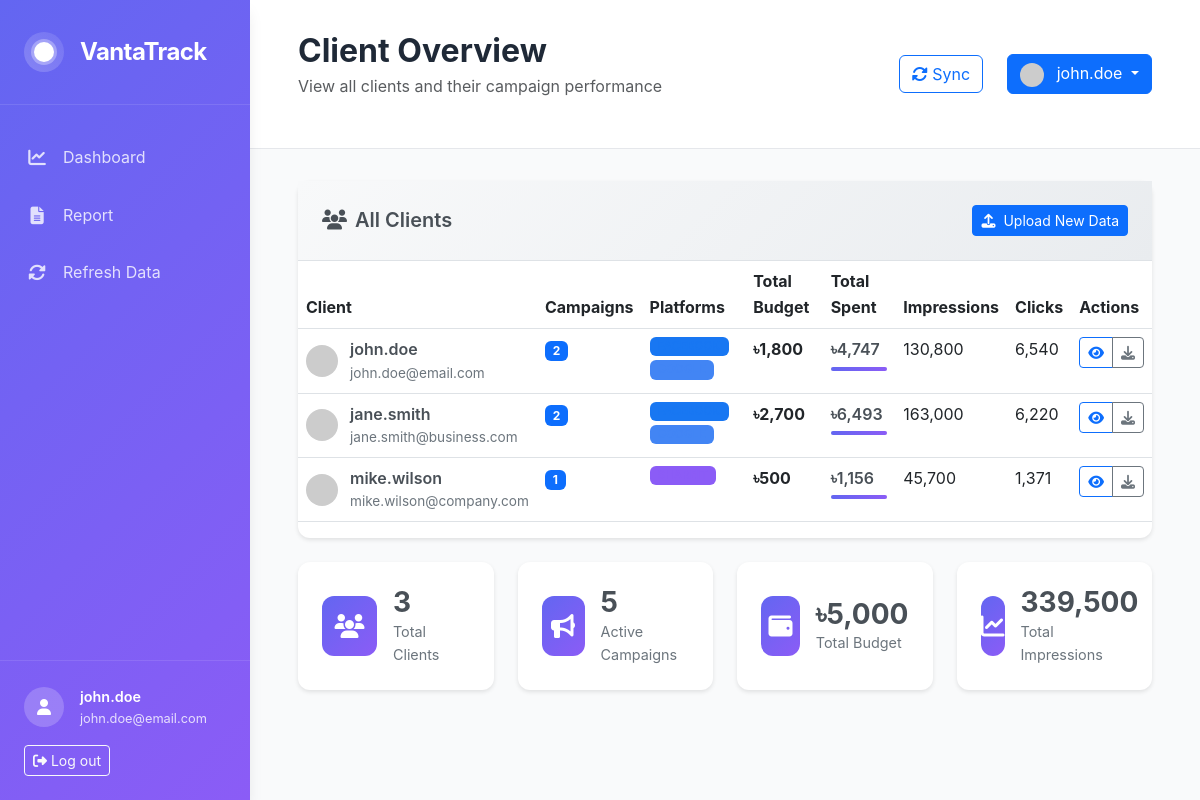
The page /agency/clients (signed in) on the database its author committed.
### models.py (models this page shows, shortened)
class User(UserMixin, db.Model):
    __tablename__ = 'users'
    id = db.Column(db.Integer, primary_key=True)
    username = db.Column(db.String(80), unique=True, nullable=False)
    email = db.Column(db.String(120), unique=True, nullable=False)
    password_hash = db.Column(db.String(256), nullable=False)
    first_name = db.Column(db.String(50), nullable=True)
    last_name = db.Column(db.String(50), nullable=True)
    company_name = db.Column(db.String(100), nullable=True)
    is_active = db.Column(db.Boolean, default=True)
    created_at = db.Column(db.DateTime, default=datetime.utcnow)
    campaigns = db.relationship('Campaign', backref='client', lazy=True)
    def get_full_name(self):
        if self.first_name and self.last_name:
            return f"{self.first_name} {self.last_name}"
        return self.username

### agency_management.py (the view)
@agency_bp.route('/clients')
@login_required
def view_clients():
    clients = User.query.all()
    client_stats = []
    for client in clients:
        campaigns = Campaign.query.filter_by(user_id=client.id).all()
        total_budget = sum(c.budget for c in campaigns)
        total_spent = sum(c.spent for c in campaigns)
        total_impressions = sum(c.impressions for c in campaigns)
        total_clicks = sum(c.clicks for c in campaigns)
        client_stats.append({
            'client': client,
            'campaign_count': len(campaigns),
            'total_budget': total_budget,
            'total_spent': total_spent,
            'total_impressions': total_impressions,
            'total_clicks': total_clicks,
            'platforms': list(set(c.platform for c in campaigns))
        })
    return render_template('agency/clients.html', client_stats=client_stats)

### app.py (called while the page is built)
@login_manager.user_loader
def load_user(user_id):
    from models import User
    return User.query.get(int(user_id))

### templates/agency/clients.html (shortened to what this page needs)
{% extends "base.html" %}
{% block page_title %}Client Overview{% endblock %}
{% block page_subtitle %}View all clients and their campaign performance{% endblock %}
{% block content %}
<div class="row mb-4">
    <div class="col-12">
        <div class="clients-overview-card">
            <div class="card-header d-flex justify-content-between align-items-center">
                <h5><i class="fas fa-users me-2"></i>All Clients</h5>
                <a href="{{ url_for('agency.agency_upload') }}" class="btn btn-primary btn-sm">
                    <i class="fas fa-upload me-2"></i>Upload New Data
                </a>
            </div>
            <div class="card-body">
                {% if client_stats %}
                <div class="table-responsive">
                    <table class="table table-hover">
                        <thead>
                            <tr>
                                <th>Client</th>
                                <th>Campaigns</th>
                                <th>Platforms</th>
                                <th>Total Budget</th>
                                <th>Total Spent</th>
                                <th>Impressions</th>
                                <th>Clicks</th>
                                <th>Actions</th>
                            </tr>
                        </thead>
                        <tbody>
                            {% for client_data in client_stats %}
                            <tr>
                                <td>
                                    <div class="client-info">
                                        <div class="client-avatar">
                                            <img src="https://ui-avatars.com/api/?name={{ client_data.client.get_full_name() }}&background=6366f1&color=fff"
                                                 class="rounded-circle" width="32" height="32">
                                        </div>
                                        <div class="client-details">
                                            <div class="client-name">{{ client_data.client.get_full_name() }}</div>
                                            <div class="client-email">{{ client_data.client.email }}</div>
                                        </div>
                                    </div>
                                </td>
                                <td>
                                    <span class="badge bg-primary">{{ client_data.campaign_count }}</span>
                                </td>
                                <td>
                                    <div class="platform-badges">
                                        {% for platform in client_data.platforms %}
                                        <span class="badge platform-badge platform-{{ platform.lower() }}">{{ platform }}</span>
                                        {% endfor %}
                                    </div>
                                </td>
                                <td>
                                    <strong>৳{{ "{:,}".format(client_data.total_budget|int) }}</strong>
                                </td>
                                <td>
                                    <span class="spent-amount">৳{{ "{:,}".format(client_data.total_spent|int) }}</span>
                                    <div class="progress mt-1" style="height: 4px;">
                                        <div class="progress-bar" style="width: {{ (client_data.total_spent / client_data.total_budget * 100) if client_data.total_budget > 0 else 0 }}%"></div>
                                    </div>
                                </td>
                                <td>{{ "{:,}".format(client_data.total_impressions) }}</td>
                                <td>{{ "{:,}".format(client_data.total_clicks) }}</td>
                                <td>
                                    <div class="btn-group" role="group">
                                        <button class="btn btn-sm btn-outline-primary" onclick="viewClientDashboard('{{ client_data.client.id }}')">
                                            <i class="fas fa-eye"></i>
                                        </button>
                                        <button class="btn btn-sm btn-outline-secondary" onclick="downloadClientReport('{{ client_data.client.id }}')">
                                            <i class="fas fa-download"></i>
                                        </button>
                                    </div>
                                </td>
                            </tr>
                            {% endfor %}
                        </tbody>
                    </table>
                </div>
                {% endif %}
            </div>
        </div>
    </div>
</div>
<div class="row">
    <div class="col-lg-3 col-md-6 mb-4">
        <div class="summary-card">
            <div class="summary-icon">
                <i class="fas fa-users"></i>
            </div>
            <div class="summary-content">
                <h3>{{ client_stats|length }}</h3>
                <p>Total Clients</p>
            </div>
        </div>
    </div>
    <div class="col-lg-3 col-md-6 mb-4">
        <div class="summary-card">
            <div class="summary-icon">
                <i class="fas fa-bullhorn"></i>
            </div>
            <div class="summary-content">
                <h3>{{ client_stats|sum(attribute='campaign_count') }}</h3>
                <p>Active Campaigns</p>
            </div>
        </div>
    </div>
    <div class="col-lg-3 col-md-6 mb-4">
        <div class="summary-card">
            <div class="summary-icon">
                <i class="fas fa-wallet"></i>
            </div>
            <div class="summary-content">
                <h3>৳{{ "{:,}".format(client_stats|sum(attribute='total_budget')|int) }}</h3>
                <p>Total Budget</p>
            </div>
        </div>
    </div>
    <div class="col-lg-3 col-md-6 mb-4">
        <div class="summary-card">
            <div class="summary-icon">
                <i class="fas fa-chart-line"></i>
            </div>
            <div class="summary-content">
                <h3>{{ "{:,}".format(client_stats|sum(attribute='total_impressions')) }}</h3>
                <p>Total Impressions</p>
            </div>
        </div>
    </div>
</div>
{% endblock %}

### templates/base.html (shortened to what this page needs)
<!DOCTYPE html>
<html lang="en">
<head>
    <link href="https://cdn.jsdelivr.net/npm/bootstrap@5.3.0/dist/css/bootstrap.min.css" rel="stylesheet">
    <link href="https://cdnjs.cloudflare.com/ajax/libs/font-awesome/6.4.0/css/all.min.css" rel="stylesheet">
    <link href="{{ url_for('static', filename='css/style.css') }}" rel="stylesheet">
</head>
<body>
    {% if current_user.is_authenticated %}
    <div class="sidebar">
        <div class="sidebar-header">
            <div class="brand-logo">
                <div class="logo-icon"></div>
                <span class="brand-name">VantaTrack</span>
            </div>
        </div>
        <nav class="sidebar-nav">
            <ul class="nav flex-column">
                <li class="nav-item">
                    <a class="nav-link {% if request.endpoint == 'dashboard' %}active{% endif %}" href="{{ url_for('dashboard') }}">
                        <i class="fas fa-chart-line"></i>
                        <span>Dashboard</span>
                    </a>
                </li>
                <li class="nav-item">
                    <a class="nav-link {% if request.endpoint == 'reports' %}active{% endif %}" href="{{ url_for('reports') }}">
                        <i class="fas fa-file-alt"></i>
                        <span>Report</span>
                    </a>
                </li>
                <li class="nav-item">
                    <a class="nav-link" href="#" onclick="refreshData()">
                        <i class="fas fa-sync-alt"></i>
                        <span>Refresh Data</span>
                    </a>
                </li>
            </ul>
        </nav>
        <div class="sidebar-footer">
            <div class="user-info">
                <div class="user-avatar">
                    <i class="fas fa-user"></i>
                </div>
                <div class="user-details">
                    <div class="user-name">{{ current_user.get_full_name() }}</div>
                    <div class="user-email">{{ current_user.email }}</div>
                </div>
            </div>
            <a href="{{ url_for('auth.logout') }}" class="btn btn-outline-light btn-sm">
                <i class="fas fa-sign-out-alt"></i> Log out
            </a>
        </div>
    </div>
    <div class="main-content">
        <header class="top-header">
            <div class="d-flex justify-content-between align-items-center">
                <div>
                    <h1 class="page-title">{% block page_title %}Dashboard{% endblock %}</h1>
                    <p class="page-subtitle text-muted">{% block page_subtitle %}Here is the information about all your Campaigns{% endblock %}</p>
                </div>
                <div class="header-actions">
                    <button class="btn btn-outline-primary me-2" onclick="refreshData()">
                        <i class="fas fa-sync-alt"></i> Sync
                    </button>
                    <div class="dropdown">
                        <button class="btn btn-primary dropdown-toggle" type="button" data-bs-toggle="dropdown">
                            <img src="https://ui-avatars.com/api/?name={{ current_user.get_full_name() }}&background=6366f1&color=fff"
                                 class="rounded-circle me-2" width="24" height="24">
                            {{ current_user.get_full_name() }}
                        </button>
                    </div>
                </div>
            </div>
        </header>
        <div class="content-wrapper">
            {% block content %}{% endblock %}
        </div>
    </div>
    {% else %}
    {% block login_content %}{% endblock %}
    {% endif %}
</body>
</html>

### static/css/style.css (style rules this page uses)
:root { --primary: #6366f1; --primary-light: #818cf8; --primary-dark: #4f46e5; --secondary: #8b5cf6; --success: #10b981; --warning: #f59e0b; --danger: #ef4444; --info: #06b6d4; --white: #ffffff; --gray-50: #f9fafb; --gray-100: #f3f4f6; --gray-200: #e5e7eb; --gray-300: #d1d5db; --gray-400: #9ca3af; --gray-500: #6b7280; --gray-600: #4b5563; --gray-700: #374151; --gray-800: #1f2937; --gray-900: #111827; --text-dark: #1f2937; --text-muted: #6b7280; --text-light: #9ca3af; --bg-primary: #ffffff; --bg-secondary: #f9fafb; --bg-tertiary: #f3f4f6; --shadow-sm: 0 1px 2px 0 rgb(0 0 0 / 0.05); --shadow: 0 1px 3px 0 rgb(0 0 0 / 0.1), 0 1px 2px -1px rgb(0 0 0 / 0.1); --shadow-md: 0 4px 6px -1px rgb(0 0 0 / 0.1), 0 2px 4px -2px rgb(0 0 0 / 0.1); --shadow-lg: 0 10px 15px -3px rgb(0 0 0 / 0.1), 0 4px 6px -4px rgb(0 0 0 / 0.1); --radius-sm: 0.375rem; --radius: 0.5rem; --radius-md: 0.75rem; --radius-lg: 1rem; --spacing-xs: 0.25rem; --spacing-sm: 0.5rem; --spacing: 1rem; --spacing-lg: 1.5rem; --spacing-xl: 2rem; --spacing-2xl: 3rem; --sidebar-width: 280px; }
* { margin: 0; padding: 0; box-sizing: border-box; }
body { font-family: 'Inter', -apple-system, BlinkMacSystemFont, 'Segoe UI', Roboto, sans-serif; background-color: var(--bg-secondary); color: var(--text-dark); line-height: 1.6; }
.sidebar { position: fixed; left: 0; top: 0; width: var(--sidebar-width); height: 100vh; background: linear-gradient(135deg, var(--primary) 0%, var(--secondary) 100%); color: white; display: flex; flex-direction: column; z-index: 1000; box-shadow: var(--shadow-lg); }
.main-content { margin-left: var(--sidebar-width); min-height: 100vh; background-color: var(--bg-secondary); }
.sidebar-header { padding: var(--spacing-xl) var(--spacing-lg); border-bottom: 1px solid rgba(255, 255, 255, 0.1); }
.brand-logo { display: flex; align-items: center; gap: var(--spacing); }
.logo-icon { width: 40px; height: 40px; background: linear-gradient(45deg, rgba(255, 255, 255, 0.2), rgba(255, 255, 255, 0.1)); border-radius: 50%; position: relative; overflow: hidden; }
.logo-icon::before { content: ''; position: absolute; top: 50%; left: 50%; transform: translate(-50%, -50%); width: 20px; height: 20px; background: white; border-radius: 50%; box-shadow: 0 0 0 3px rgba(255, 255, 255, 0.3); }
.brand-name { font-size: 1.5rem; font-weight: 700; letter-spacing: -0.025em; }
.sidebar-nav { flex: 1; padding: var(--spacing-lg) 0; }
.sidebar-nav .nav-link { display: flex; align-items: center; gap: var(--spacing); padding: var(--spacing) var(--spacing-lg); color: rgba(255, 255, 255, 0.8); text-decoration: none; transition: all 0.3s ease; border-left: 3px solid transparent; }
.sidebar-nav .nav-link i { width: 20px; text-align: center; font-size: 1.1rem; }
.sidebar-footer { padding: var(--spacing-lg); border-top: 1px solid rgba(255, 255, 255, 0.1); }
.user-info { display: flex; align-items: center; gap: var(--spacing); margin-bottom: var(--spacing); }
.user-avatar { width: 40px; height: 40px; background: rgba(255, 255, 255, 0.2); border-radius: 50%; display: flex; align-items: center; justify-content: center; }
.user-details { flex: 1; }
.user-name { font-weight: 600; font-size: 0.9rem; }
.user-email { font-size: 0.8rem; opacity: 0.8; }
.top-header { padding: var(--spacing-xl) var(--spacing-2xl); background: var(--bg-primary); border-bottom: 1px solid var(--gray-200); margin-bottom: var(--spacing-xl); }
.page-title { font-size: 2rem; font-weight: 700; color: var(--text-dark); margin-bottom: 0.25rem; }
.page-subtitle { font-size: 1rem; color: var(--text-muted); }
.header-actions { display: flex; align-items: center; gap: var(--spacing); }
.content-wrapper { padding: 0 var(--spacing-2xl) var(--spacing-2xl); }
.platform-badge { display: inline-block; padding: 0.25rem 0.75rem; border-radius: var(--radius-sm); font-size: 0.8rem; font-weight: 600; text-transform: uppercase; letter-spacing: 0.025em; }
.platform-facebook { background: rgba(24, 119, 242, 0.1); color: #1877f2; }
.platform-google { background: rgba(66, 133, 244, 0.1); color: #4285f4; }
.platform-shareit { background: rgba(139, 92, 246, 0.1); color: #8b5cf6; }
@media (max-width: 1200px) { :root { --sidebar-width: 250px; } }

### rows shown on the page
User: get_full_name "john.doe", email "john.doe@email.com", is_active True (drawn), client.get_full_name "john.doe", client.email "john.doe@email.com"
User: client.get_full_name "jane.smith", client.email "jane.smith@business.com"
User: client.get_full_name "mike.wilson", client.email "mike.wilson@company.com"

### other values the page prints
{{ client_data.campaign_count }} "2" "2" "1"
{{ "{:,}".format(client_data.total_budget|int) }} "1,800" "2,700" "500"
{{ "{:,}".format(client_data.total_spent|int) }} "4,747" "6,493" "1,156"
{{ "{:,}".format(client_data.total_impressions) }} "130,800" "163,000" "45,700"
{{ "{:,}".format(client_data.total_clicks) }} "6,540" "6,220" "1,371"
{{ client_stats|length }} "3"
{{ client_stats|sum(attribute='campaign_count') }} "5"
{{ "{:,}".format(client_stats|sum(attribute='total_budget')|int) }} "5,000"
{{ "{:,}".format(client_stats|sum(attribute='total_impressions')) }} "339,500"
